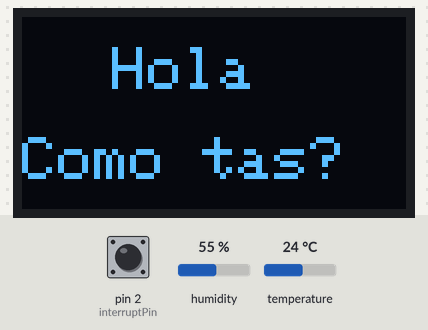
The sketch below on a simulated Arduino Uno, built with avr-gcc and run on an emulated ATmega328P. Parts: 128×64 one-colour display. Inputs (shaded band) come from the test bench; at power-on: pin 2 (interruptPin) HIGH, humidity 55 %, temperature 24 °C. The local clock reads 2024-03-15 10:24:30 at power-on unless the sketch sets it.

Above: at 0.1 s.
5.4 s: pin 2 (interruptPin) pulled LOW for 0.15 s
At 6.9 s:
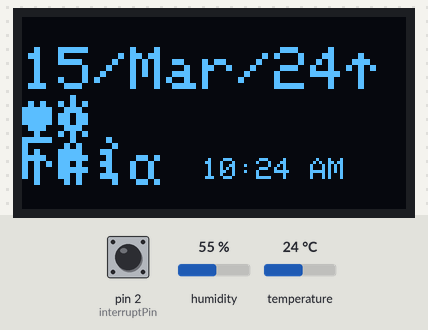
At 12.8 s:
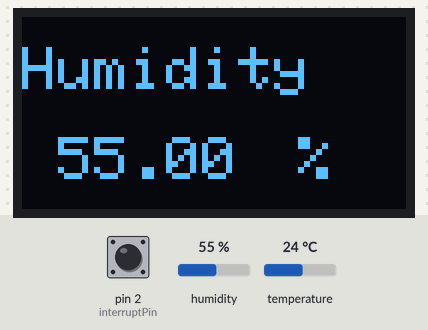
Timing chart, 0 to 14.3 s (numbered marks = the images above; inputs shaded):
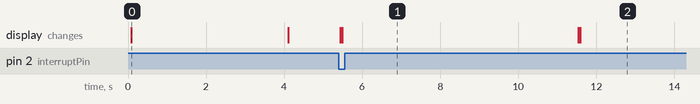

The sketch:

Sketch_05.ino
```cpp
#include <stdlib.h>
/*************************************************************************/

#include "DHT.h"

#define DHTPIN 5     // Digital pin connected to the DHT sensor

#define DHTTYPE DHT11
DHT dht(DHTPIN, DHTTYPE);

/**************************************************************************/

#include <SPI.h>
#include <Wire.h>
#include <Adafruit_GFX.h>
#include <Adafruit_SSD1306.h>

#define SCREEN_WIDTH 128 // OLED display width, in pixels
#define SCREEN_HEIGHT 64 // OLED display height, in pixels

// Declaration for an SSD1306 display connected to I2C (SDA, SCL pins)
// The pins for I2C are defined by the Wire-library.
// On an arduino UNO:       A4(SDA), A5(SCL)
#define OLED_RESET     4 // Reset pin # (or -1 if sharing Arduino reset pin)
#define SCREEN_ADDRESS 0x3C ///< See datasheet for Address; 0x3D for 128x64, 0x3C for 128x32
#define DISPLAY_TIME 3000
Adafruit_SSD1306 display(SCREEN_WIDTH, SCREEN_HEIGHT, &Wire, OLED_RESET);


/**************************************************************************/

#include <RTClib.h>

RTC_DS3231 rtc;

// the pin that is connected to SQW of DS3231
#define CLOCK_INTERRUPT_PIN 3
char weekDay[][4] = {"Sun", "Mon", "Tue", "Wed", "Thu", "Fri", "Sat" };
/**************************************************************************/

//////////////////////////////////////////////////////////////
// ************************* SETUP ***************************
//////////////////////////////////////////////////////////////

const byte interruptPin = 2;
bool sw1=0;

void setup()
{
  Serial.begin(9600);
  //Begin I2C
  Wire.begin();
  //Begin OLED
  if(!display.begin(SSD1306_SWITCHCAPVCC, SCREEN_ADDRESS)) {
    Serial.println(F("SSD1306 allocation failed"));
    for(;;); // Don't proceed, loop forever
  }
  //Begin humidity sensor
  dht.begin();

  //SW1 Interrupt
  pinMode(interruptPin, INPUT_PULLUP);
  attachInterrupt(digitalPinToInterrupt(interruptPin), awake, FALLING );

  //********************* initializing the rtc ********************
  if(!rtc.begin()) {
      Serial.println("Couldn't find RTC!");
      Serial.flush();
      abort();
  }

  /* Uncomment block below to set time when power loss
  if(rtc.lostPower()) {
      // this will adjust to the date and time at compilation
      rtc.adjust(DateTime(F(__DATE__), F(__TIME__)));
  }*/

  //we don't need the 32K Pin, so disable it
  rtc.disable32K();
  // stop oscillating signals at SQW Pin
  rtc.writeSqwPinMode(DS3231_OFF);

  // ***************** OLED WELCOME**********************
    char txt1[10] = "Hola";
  char txt2[10] = "Como tas?";

  DisplayText(30, 10, txt1, 4, 0, 2, false);
  DisplayText(0, 40, txt2, 9, DISPLAY_TIME, 2, true);
  display.clearDisplay();
  delay(1000);
  display.display();
}

//***************** OLED+Temp **************************
void DisplayTempAndHumidity()
{
  // Reading temperature or humidity takes about 250 milliseconds!
  // Sensor readings may also be up to 2 seconds 'old' (its a very slow sensor)
  float h = dht.readHumidity();
  // Read temperature as Celsius (the default)
  float t = dht.readTemperature();

  char h_str[8]; // Buffer big enough for 7-character float
  dtostrf(h, 6, 2, h_str); // Leave room for too large numbers!

  DisplayText(0, 10, "Humidity", 5, 0, 2, false);
  DisplayText(0,40, h_str, 5, 0, 2, true);
  DisplayText(80,40, " %", 5, DISPLAY_TIME, 2, true);

  char t_str[8]; // Buffer big enough for 7-character float
  dtostrf(t, 6, 2, t_str); // Leave room for too large numbers!

  DisplayText(0, 10, "Temp", 5, 0, 2, false);
  DisplayText(0,40, t_str, 5, 0, 2, true);
  DisplayText(80,40, " C", 5, DISPLAY_TIME, 2, true);

}

void DisplayText(int16_t curX, int16_t curY, char* text, uint8_t textLen, unsigned long displayTime, uint8_t textSize, bool holdPrevious)
{

  if(!holdPrevious)
    display.clearDisplay();
  display.setTextSize(textSize);
  display.setTextColor(SSD1306_WHITE);
  display.setCursor(curX,curY);
  display.print(text);
  display.display();
  delay(displayTime);
}

//******************************************************


//******************* RTC ******************************
void DisplayDateAndTime()
{
  // print current time
  char timeStr[10] = "hh:mm AP";
  char dateStr[9] = "DD/MMM/YY";
  uint8_t day;
  rtc.now().toString(timeStr);
  rtc.now().toString(dateStr);
  day = rtc.now().dayOfTheWeek();
  DisplayText(0, 10, dateStr, 9, 0, 2, false);
  DisplayText(0, 40, weekDay[day], 3, 0, 2, true);
  DisplayText(60, 47, timeStr, 5, 2*DISPLAY_TIME, 1, true);
}
//******************************************************


//******************* SERVO ****************************
//******************************************************

void onAlarm()
{
  //DisplayText(0, 10, "ITS OPEN!", 0, DISPLAY_TIME, 2, false);
}

void awake()
{
  sw1 = !sw1;
}

void loop() {

  if(sw1) //To awake screen
  {
    for(int i=0; i<3; i++)
    {
      DisplayDateAndTime();
      DisplayTempAndHumidity();
    }
    sw1=!sw1;
    display.clearDisplay();
    display.display();
  }

  if(rtc.now().dayOfTheWeek()>1 && rtc.now().hour()>=16 && rtc.now().minute()>=44)
  {
    bool button1 = 0;
    while(!button1)
    {
      button1 = !digitalRead(2);
      DisplayText(0, 47, "OPEN", 5, 0, 2, false);
    }
      DisplayText(0, 47, "CLOSED", 5, DISPLAY_TIME, 2, false);
  }

}
```

Measured:
- after the input at 5.4 s, the display: first changes at once (image 1 shows a later state)
- what the display in image 0 shows lasts 4.0 s, from 0.1 s to 4.1 s
